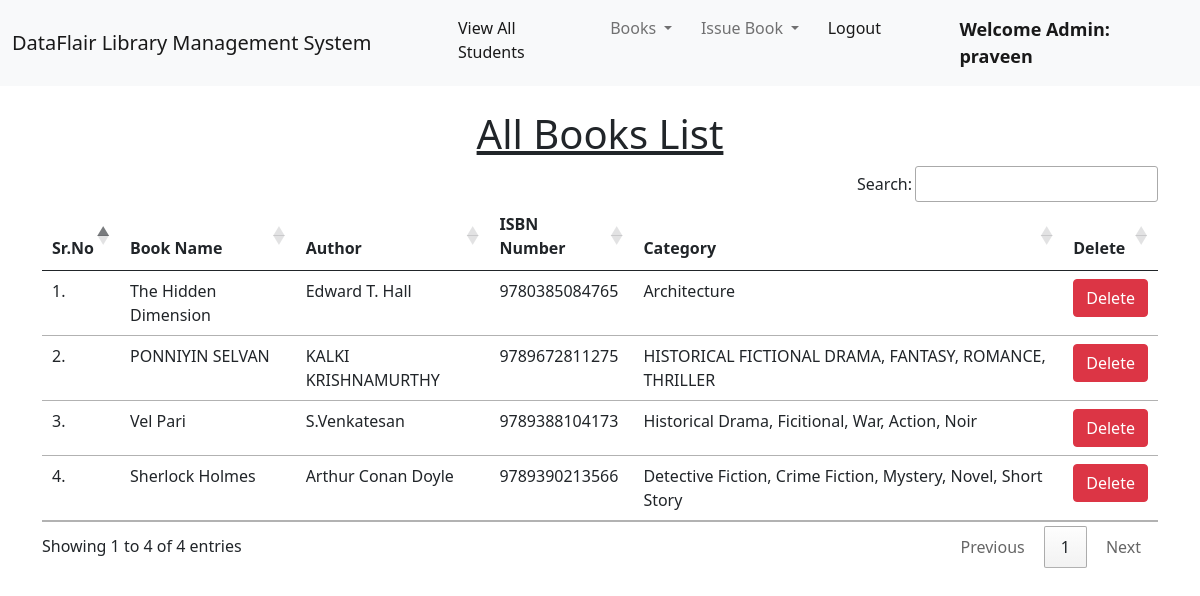
Page /view_books/ (signed in) on the committed database.
### library/models.py (models this page shows, shortened)
class Book(models.Model):
    name = models.CharField(max_length=200)
    author = models.CharField(max_length=200)
    isbn = models.PositiveIntegerField()
    category = models.CharField(max_length=50)

### library/views.py (the view)
# urls.py: path("view_books/", views.view_books, name="view_books"),
@login_required(login_url = '/admin_login')
def view_books(request):
    books = Book.objects.all()
    return render(request, "view_books.html", {'books':books})

### library/templates/view_books.html (shortened to what this page needs)
{% extends 'admin_navbar.html' %}
{% load static %}
{% block body %}
<div class="container mt-4">
    <h1 class="text-center"><u>All Books List</u></h1>
    <table class="table table-hover" id="example">
        <thead>
            <tr>
                <th>Sr.No</th>
                <th>Book Name</th>
                <th>Author</th>
                <th>ISBN Number</th>
                <th>Category</th>
                <th>Delete</th>
            </tr>
        </thead>
        <tbody>
            {% for book in books %}
            <tr>
                <td>{{forloop.counter}}.</td>
                <td>{{book.name}}</td>
                <td>{{book.author}}</td>
                <td>{{book.isbn}}</td>
                <td>{{book.category}}</td>
                <td><a href="/delete_book/{{book.id}}/" class="btn btn-danger" onclick="return confirm('Are you sure you want to delete this book?')">Delete</a></td>
            </tr>
            {% endfor %}
        </tbody>
    </table>
    </div>
{% endblock %}

### library/templates/admin_navbar.html (shortened to what this page needs)
<!doctype html>
<html lang="en">
  <head>
    <link href="https://cdn.jsdelivr.net/npm/bootstrap@5.1.0/dist/css/bootstrap.min.css" rel="stylesheet">
    <link rel="stylesheet" href="https://cdn.datatables.net/1.10.25/css/jquery.dataTables.min.css">
    <link rel="stylesheet" href="https://cdn.datatables.net/buttons/1.7.1/css/buttons.dataTables.min.css">
  </head>
  <body>
    <nav class="navbar navbar-expand-lg navbar-light bg-light">
        <div class="container-fluid">
          <a class="navbar-brand" href="#">DataFlair Library Management System</a>
          <div class="collapse navbar-collapse" id="navbarSupportedContent">
            <ul class="navbar-nav me-auto mb-2 mb-lg-0">
              <li class="nav-item">
                <a class="nav-link active" aria-current="page" href="/view_students/">View All Students</a>
              </li>
              <li class="nav-item dropdown">
                <a class="nav-link dropdown-toggle" href="#" id="navbarDropdown" role="button" data-bs-toggle="dropdown" aria-expanded="false">
                  Books
                </a>
              </li>
              <li class="nav-item dropdown">
                <a class="nav-link dropdown-toggle" href="#" id="navbarDropdown" role="button" data-bs-toggle="dropdown" aria-expanded="false">
                  Issue Book
                </a>
              </li>
              <li class="nav-item">
                <a class="nav-link active" aria-current="page" href="/logout/">Logout</a>
              </li>
              <li class="nav-item">
                <a style="font-weight:600; font-family:'Segoe UI', Tahoma, Geneva, Verdana, sans-serif; font-size: large;" class="nav-link active" href="#">Welcome Admin: {{request.user}}</a>
              </li>
            </ul>
          </div>
        </div>
      </nav>
      {% block body %}
      {% endblock %}
  </body>
</html>

### rows in the picture
Book: name "The Hidden Dimension", author "Edward T. Hall", isbn "9780385084765", category "Architecture"
Book: name "PONNIYIN SELVAN", author "KALKI KRISHNAMURTHY", isbn "9789672811275", category "HISTORICAL FICTIONAL DRAMA, FANTASY, ROMANCE, THRILLER"
Book: name "Vel Pari", author "S.Venkatesan", isbn "9789388104173", category "Historical Drama, Ficitional, War, Action, Noir"
Book: name "Sherlock Holmes", author "Arthur Conan Doyle", isbn "9789390213566", category "Detective Fiction, Crime Fiction, Mystery, Novel, Short Story"

### other values in the picture
{{ request.user }} "praveen"
